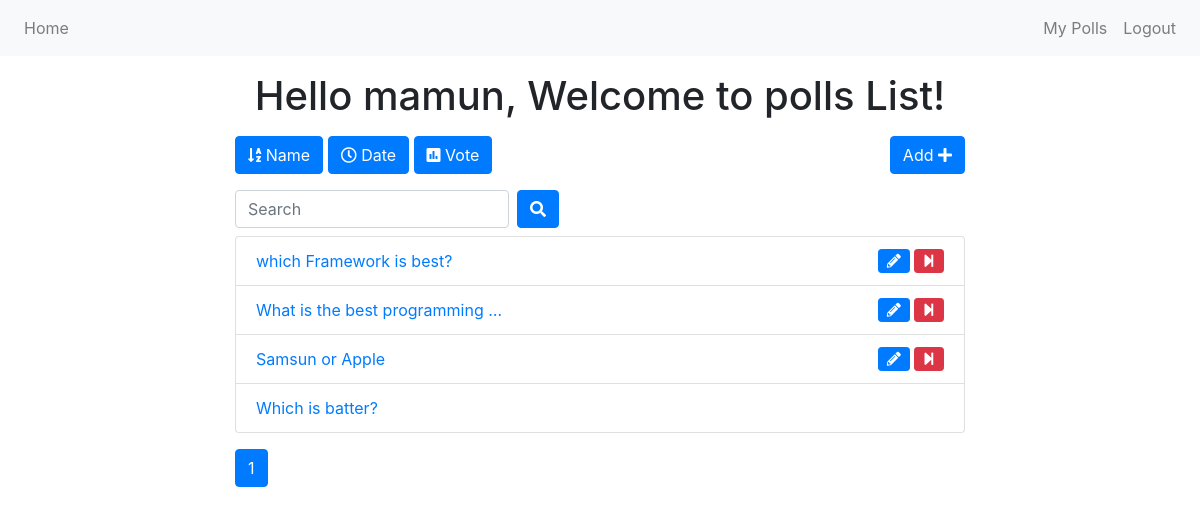
The page /poll/ (signed in) on the database as committed earlier.
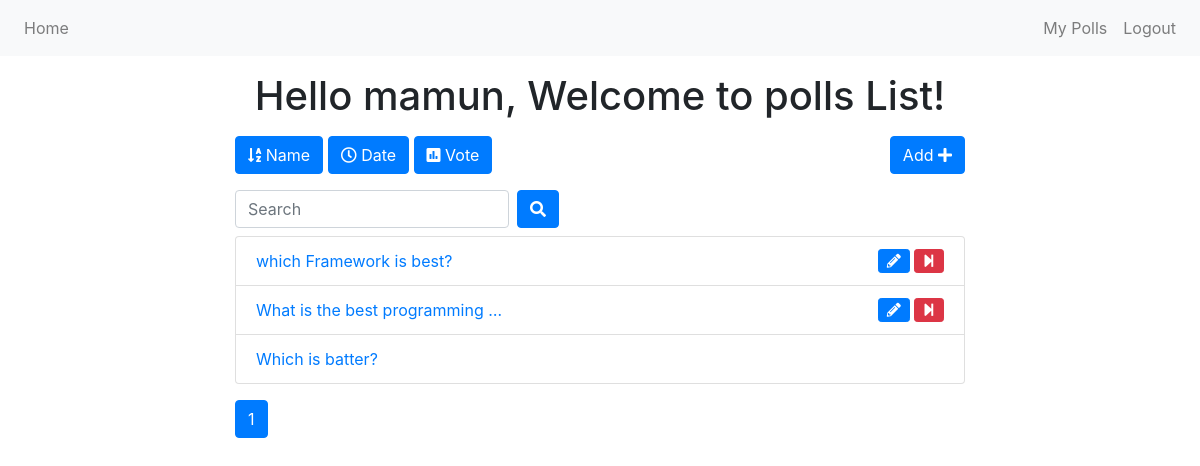
The same page on the database as committed later.
### poll/models.py (models this page shows, shortened)
class Poll(models.Model):
    owner = models.ForeignKey(User, on_delete=models.CASCADE)
    text = models.TextField()
    pub_date = models.DateTimeField(default=timezone.now)
    active = models.BooleanField(default=True)

### poll/views.py (the view)
# urls.py: path('', views.index, name='index'),
@login_required()
def index(request):
    all_polls = Poll.objects.all()
    search_term = ''
    if 'name' in request.GET:
        all_polls = all_polls.order_by('text')
    if 'date' in request.GET:
        all_polls = all_polls.order_by('pub_date')
    if 'vote' in request.GET:
        all_polls = all_polls.annotate(Count('vote')).order_by('vote__count')
    if 'search' in request.GET:
        search_term = request.GET['search']
        all_polls = all_polls.filter(text__icontains=search_term)
    paginator = Paginator(all_polls, 6)  # Show 6 contacts per page
    page = request.GET.get('page')
    polls = paginator.get_page(page)
    get_dict_copy = request.GET.copy()
    params = get_dict_copy.pop('page', True) and get_dict_copy.urlencode()
    print(params)
    context = {
        'polls': polls,
        'params': params,
        'search_term': search_term,
    }
    return render(request, 'poll/polls_list.html', context)

### poll/templates/poll/polls_list.html (shortened to what this page needs)
{% extends 'user/base.html' %}
{% block content %}
<div class="container">
    <div class="row">
        <div class="col-md-8 offset-sm-2">
            <h1 class="text-center mt-3 mb-3">Hello {{request.user}}, Welcome to polls List!</h1>
            <a class="btn btn-{% if 'name' in request.GET %}warning{% else %}primary{% endif %} mb-3" href="?name=True"
                role="button"><i class="fas fa-sort-alpha-down"></i>
                Name</a>
            <a class="btn btn-{% if 'date' in request.GET %}warning{% else %}primary{% endif %} mb-3" href="?date=True"
                role="button"><i class="far fa-clock"></i> Date</a>
            <a class="btn btn-{% if 'vote' in request.GET %}warning{% else %}primary{% endif %} mb-3" href="?vote=True"
                role="button"><i class="fas fa-poll"></i> Vote</a>
            <a class="btn btn-primary mb-3 float-right" href="{% url 'add' %}" role="button">Add <i class="fas fa-plus"></i></a>
            <form class="form-inline">
                <div class="form-group mr-sm-2 mb-2">
                    <input type="search" class="form-control" name="search" placeholder="Search" value={{ search_term }}>
                </div>
                <button type="submit" class="btn btn-primary mb-2"><i class="fas fa-search"></i></button>
            </form>
            <ul class="list-group">
                {% for poll in polls %}
                <li class="list-group-item"><a href="{% url 'detail' poll.id %}">{{ poll.text|truncatewords:5 }}
                    </a>
                    {% if request.user == poll.owner %}
                    {% if poll.active %}
                    <a href="{% url 'end_poll' poll.id %}" data-toggle="tooltip" data-placement="top" title="End Poll"
                        onclick="return confirm('Are you sure ?')"><i class="fas fa-step-forward float-right btn btn-danger btn-sm"></i></a>
                    {% endif %}
                    <a href="{% url 'edit' poll.id %}" class="mr-3" data-toggle="tooltip" data-placement="top"
                        title="Edit Poll"><i class="fas fa-pencil-alt float-right btn btn-primary btn-sm mr-1"></i></a>
                    {% endif %}
                </li>
                {% endfor %}
            </ul>
            <nav class="mt-3">
                <ul class="pagination">
                    <li class="page-item active"><a class="page-link" href="">{{ polls.number }}</a></li>
                </ul>
            </nav>
        </div>
    </div>
</div>
{% endblock content %}

### user/templates/user/base.html (shortened to what this page needs)
{% load static %}
<!DOCTYPE html>
<html lang="en">
<head>
    <link rel="stylesheet" href="https://maxcdn.bootstrapcdn.com/bootstrap/4.0.0/css/bootstrap.min.css"
>
    <link rel="stylesheet" href="https://use.fontawesome.com/releases/v5.6.3/css/all.css"
>
</head>
<body>
    <nav class="navbar navbar-expand-sm navbar-light bg-light">
    <div class="collapse navbar-collapse" id="collapsibleNavId">
        <ul class="navbar-nav mr-auto mt-2 mt-lg-0">
            {% if request.user.is_authenticated %}
            <li class="nav-item">
                <a class="nav-link" href="{% url 'index' %}">Home</a>
            </li>
            {% endif %}
        </ul>
        <div class="navbar-nav ml-auto">
            {% if request.user.is_authenticated %}
            <a class="nav-link" href="{% url 'list_by_user' %}">My Polls</a>
            <a class="nav-link" href="{% url 'logout' %}">Logout</a>
            {% else %}
            <a class="nav-link" href="{% url 'login' %}">Login</a>
            <a class="nav-link" href="{% url 'register' %}">Register</a>
            {% endif %}
        </div>
    </div>
</nav>
    {% block content %}
    {% endblock content %}
</body>
</html>

Rows that differ between the two databases and show on the page:
removed Poll: text "Samsun or Apple", active True (drawn)
